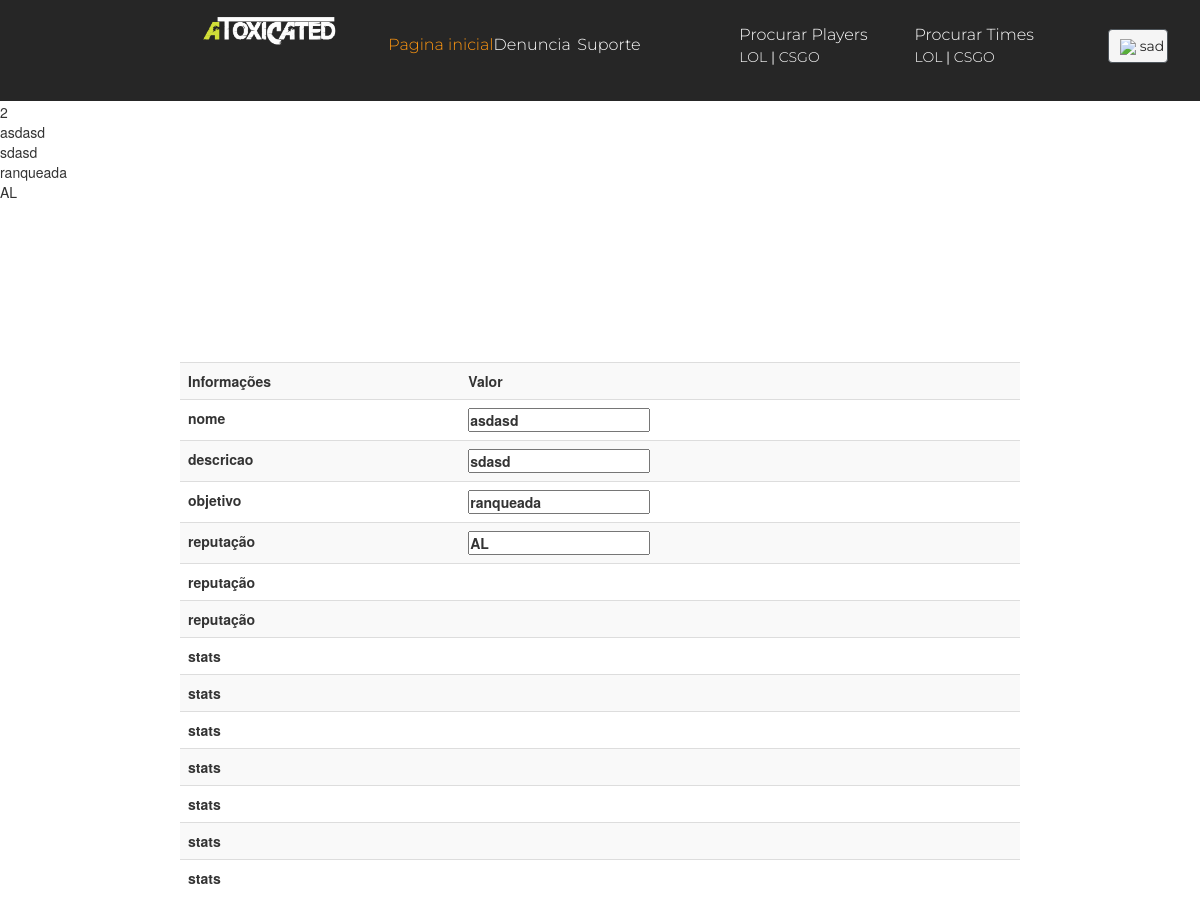
Screenshot of /filtrodeequipes.php (signed in) with the database file from the repository.
### tables this page shows
CREATE TABLE IF NOT EXISTS `tb_equipelol` (
  `cd_equipelol` int(11) NOT NULL AUTO_INCREMENT,
  `nome` varchar(40) DEFAULT NULL,
  `descricao` varchar(400) NOT NULL,
  `objetivo` varchar(30) NOT NULL,
  `estado` varchar(10) DEFAULT NULL,
  `id_elominimo` int(11) NOT NULL,
  `id_elomaximo` int(11) NOT NULL,
  `id_Topo` int(11) DEFAULT NULL,
  `id_Selva` int(11) DEFAULT NULL,
  `id_Meio` int(11) DEFAULT NULL,
  `id_Atirador` int(11) DEFAULT NULL,
  `id_Suporte` int(11) DEFAULT NULL,
  `id_dono` int(11) DEFAULT NULL,
  PRIMARY KEY (`cd_equipelol`),
  UNIQUE KEY `nome` (`nome`),
  KEY `id_elominimo` (`id_elominimo`),
  KEY `id_elomaximo` (`id_elomaximo`),
  KEY `id_Topo` (`id_Topo`),
  KEY `id_Selva` (`id_Selva`),
  KEY `id_Meio` (`id_Meio`),
  KEY `id_Atirador` (`id_Atirador`),
  KEY `id_Suporte` (`id_Suporte`),
  KEY `id_dono` (`id_dono`)
);

### filtrodeequipes.php (the view, shortened to what this page needs)
<?php
include 'connect.php';
if(isset($_SESSION["cdusuario"])){
	include 'menulogado.php';
}
else{
	header('Location: login.php');
}
?>
<!DOCTYPE html>
<html lang="en" dir="ltr">
  <head>
  </head>
  <body>
    <?php
    $sql = "SELECT * FROM tb_equipelol";
    $result = $conn->query($sql);
    if ($result->num_rows > 0) {
        while($row = $result->fetch_assoc()) {
            $cdequipe = $row['cd_equipelol'];
            $nome = $row['nome'];
            $descricao = $row['descricao'];
            $objetivo = $row['objetivo'];
            $estado = $row['estado'];
            $elominimo = $row['elominimo'];
            $elomaximo = $row['elomaximo'];
            $id_reserva1 = $row['id_reserva1'];
            $id_reserva2 = $row['id_reserva2'];
            $topo = $row['id_Topo'];
            $selva = $row['id_Selva'];
            $meio = $row['id_Meio'];
            $atirador = $row['id_Atirador'];
            $suporte = $row['id_Suporte'];
        }
    }
    echo $cdequipe."<br>".
$nome."<br>".
$descricao."<br>".
$objetivo."<br>".
$estado."<br>".
$elominimo."<br>".
$elomaximo."<br>".
$id_reserva1."<br>".
$id_reserva2."<br>".
$topo."<br>".
$selva."<br>".
$meio."<br>".
$atirador."<br>".
$suporte;
	     ?>
			<p>
				<center>
		    <form method="post">
		    <table class='table table-striped' ID="alter" style="width:70%; height:100%;">
		    <tr>
		      <td><b>Informações</b></td>
		      <td><b>Valor</b></td>
		    </tr>
		    <tr class="dif">
		      <td><b>nome</b></td>
		      <td><b><input type="text" required="" name="usuario" value="<?php echo $nome;?>"></b></td>
		    </tr>
		    <tr>
		      <td><b>descricao</b></td>
		      <td><b><input type="text" required="" name="descricao" value="<?php echo $descricao;?>"></b></td>
		    </tr>
		    <tr class="dif">
		      <td><b>objetivo</b></td>
		      <td><b><input type="text" required="" name="objetivo" value="<?php echo $objetivo;?>"></b></td>
		    </tr>
		    <tr>
		      <td><b>reputação</b></td>
		      <td><b><input type="text" required="" name="estado" value="<?php echo $estado;?>"></b></td>
		    </tr>
				<tr class="dif">
		      <td><b>reputação</b></td>
		      <td><b><?php echo $elominimo;?></b></td>
		    </tr>
				<tr>
		      <td><b>reputação</b></td>
		      <td><b><?php echo $elomaximo;?></b></td>
		    </tr>
		    <tr class="dif">
		      <td><b>stats</b></td>
		      <td><b><?php echo $id_reserva1;?></b></td>
		    </tr>
				<tr>
		      <td><b>stats</b></td>
		      <td><b><?php echo $id_reserva2;?></b></td>
		    </tr>
				<tr class="dif">
		      <td><b>stats</b></td>
		      <td><b><?php echo $topo;?></b></td>
		    </tr>
				<tr>
		      <td><b>stats</b></td>
		      <td><b><?php echo $selva;?></b></td>
		    </tr>
				<tr class="dif">
		      <td><b>stats</b></td>
		      <td><b><?php echo $atirador;?></b></td>
		    </tr>
				<tr>
		      <td><b>stats</b></td>
		      <td><b><?php echo $suporte;?></b></td>
		    </tr>
				<tr class="dif">
		      <td><b>stats</b></td>
		      <td><b><?php echo $meio;?></b></td>
		    </tr>
		</form>
		</center>
  </body>
</html>

### styles/main_styles.css (style rules this page uses)
* { margin: 0; padding: 0; -webkit-font-smoothing: antialiased; -webkit-text-shadow: rgba(0,0,0,.01) 0 0 1px; text-shadow: rgba(0,0,0,.01) 0 0 1px; }
body { font-family: 'Montserrat', sans-serif; font-size: 14px; font-weight: 400; background: #FFFFFF; color: #a5a5a5; }
p { font-family: 'Montserrat', sans-serif; font-size: 14px; line-height: 2; font-weight: 400; color: #535353; -webkit-font-smoothing: antialiased; -webkit-text-shadow: rgba(0,0,0,.01) 0 0 1px; text-shadow: rgba(0,0,0,.01) 0 0 1px; }
p:last-of-type { margin-bottom: 0; }

### rows the page displays
tb_equipelol: cd_equipelol "2", nome "asdasd", descricao "sdasd", objetivo "ranqueada", estado "AL", usuario "asdasd"

### other values shown
$_SESSION['nick'] "sad"
